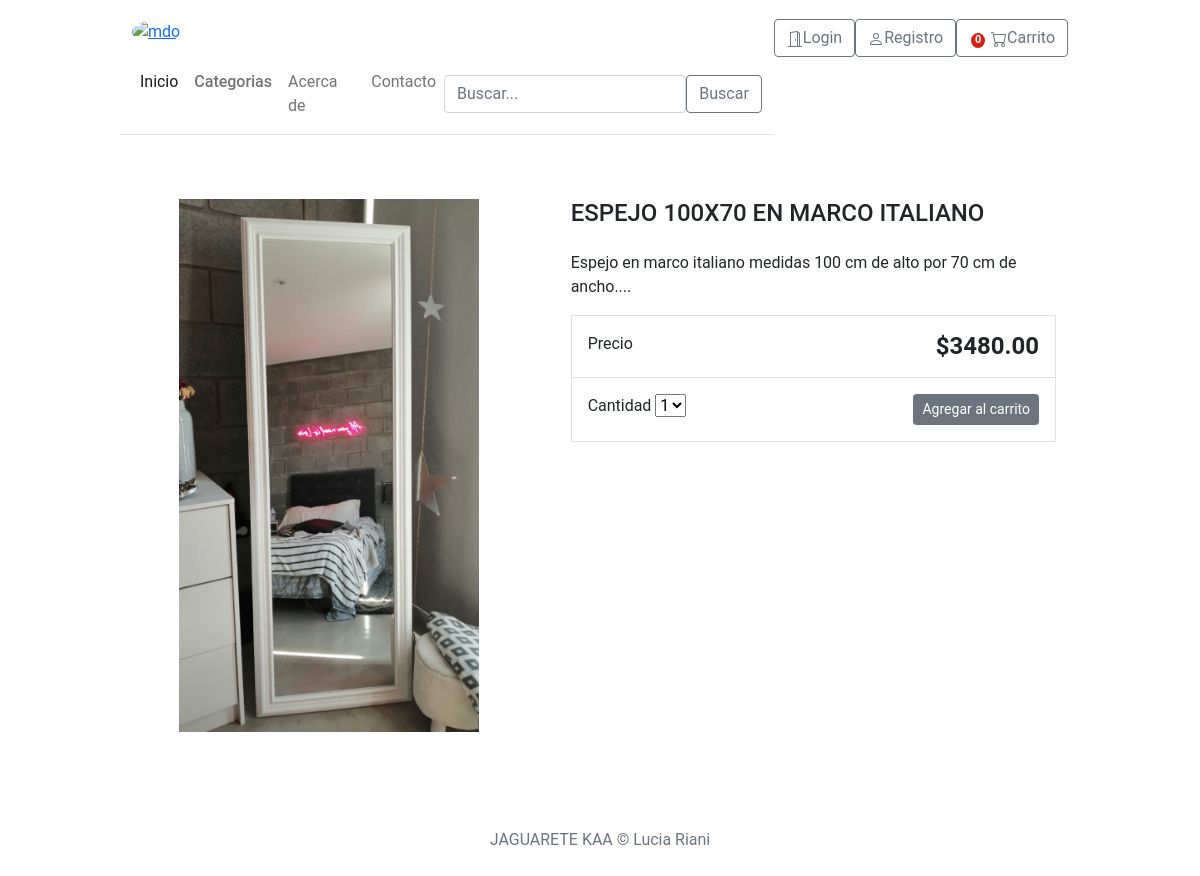
Screenshot of /product_detail/espejo-100x70-en-marco-italiano/ with the database file from the repository.
### store/models.py (models this page shows, shortened)
class Product(models.Model):
    category = models.ForeignKey(Category, related_name="product", on_delete=models.CASCADE)
    created_by = models.ForeignKey(settings.AUTH_USER_MODEL, on_delete=models.CASCADE, related_name="product_creator", default=True)
    title = models.CharField(max_length=255)
    author = models.CharField(max_length=255, default="admin")
    description = models.TextField(blank=True)
    image = models.ImageField(upload_to="images/", default='images/default.jpg')
    slug = models.SlugField(max_length=255)
    price = models.DecimalField(max_digits=6, decimal_places=2)
    in_stock = models.BooleanField(default=True)
    is_active = models.BooleanField(default=True)
    created = models.DateTimeField(auto_now_add=True)
    updated = models.DateTimeField(auto_now=True)
    objects = models.Manager()
    products = ProductManager()
    class Meta:
        verbose_name_plural = 'Products'
        ordering = ('-created',)

### store/views.py (the view)
# urls.py: path('product_detail/<slug:slug>/', views.product_detail, name='product_detail'),
def product_detail(request, slug):
    product = get_object_or_404(Product, slug=slug, in_stock=True)
    return render(request, 'store/products/single.html', {'product': product})

### basket/basket.py (called while the page is built)
    def __len__(self):
        return sum(item['qty'] for item in self.basket.values())

### store/context_processors.py (called while the page is built)
def categories(request):
    return {
        'categories': Category.objects.all()
        }

### store/models.py (called while the page is built)
    def get_absolute_url(self):
        return reverse('store:category_list', args=[self.slug])

### templates/store/products/single.html (shortened to what this page needs)
{% extends "store/base.html" %}
{% load static %}
{% block content %}
<div class="container">
    <main class="pt-5">
        <div class="row g-3">
            <div class= "col-md-5 col-lg-5 order-md-first bg-ligth">
                <img class="img-fluid mx-auto d-block" width="300px" alt="Responsive image" src="{{ product.image.url }}">
            </div>
            <div class= "col-md-7 col-lg-7 ps-md-3 ps-lg-5">
                <h1 class="mb-0 h4">{{ product.title }}</h1>
                <br>
                <p>{{ product.description|slice:":355" }}...</p>
                <div class="border">
                    <div class="col border-bottom">
                        <div class="row p-3">
                            <div class="col-6">Precio</div>
                            <div class="col-6 text-end"><span class="h4 fw-bold">${{ product.price }}</span></div>
                        </div>
                    </div>
                <div class="col">
                    <div class="row p-3">
                        <div class="col-6">
                            <label for="select">Cantidad</label>
                            <select id="select">
                                <option value="1">1</option>
                            </select>
                        </div>
                        <div class="col-6 text-end">
<button type="button" id="add-button" value="{{product.id}}" class="btn btn-secondary btn-sm">Agregar al carrito</button></div>
                    </div>
                </div>
            </div>
        </div>
    </main>
</div>
{% endblock %}

### static/core/css/base.css (style rules this page uses)
@media (min-width: 1000px) { .container { max-width: 1000px; } }
@media (max-width: 1200px) { .container { max-width: 100%; padding: 0 24px; } }
html, body, p, div { letter-spacing: -0.02px; font-family: 'Roboto', sans-serif; }

### templates/store/base.html (style rules this page uses)
body { margin-left: 10%; margin-right: 10%; }

### rows the page displays
Product: image (picture), title "ESPEJO 100X70 EN MARCO ITALIANO", description "Espejo en marco italiano medidas 100 cm de alto por 70 cm de ancho.", price "3480.00"
